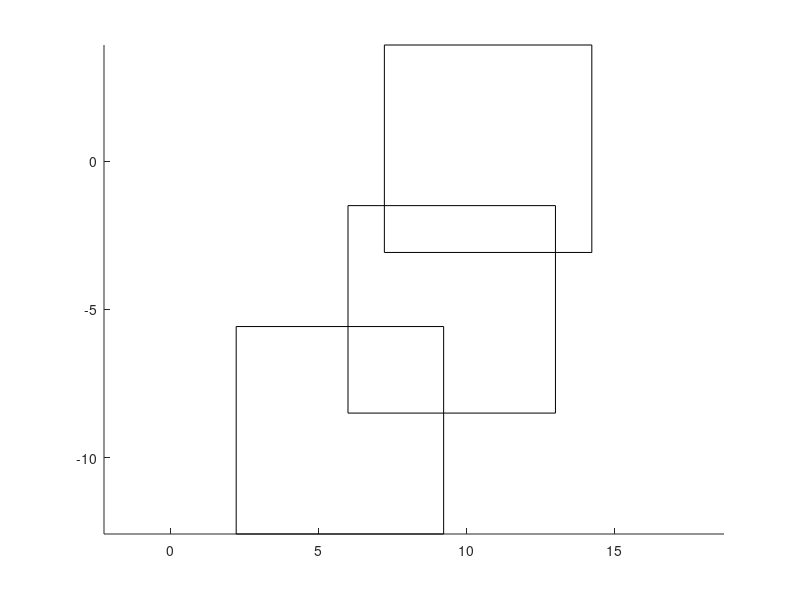

Reproduce this figure in MATLAB.
cent = [9.5, -5];
X0=cent(1); Y0=cent(2);
Radi = norm(cent);
%%
ang = rad2deg(atan2(cent(2), cent(1)));
%%
Delta_ang = 30;
[X1,Y1] = pol2cart(deg2rad(ang + Delta_ang), Radi);
[X2,Y2] = pol2cart(deg2rad(ang - Delta_ang), Radi);
%
L = 7;
figure;hold on 
rectangle('Position',[X0-L/2, Y0-L/2, L, L])
rectangle('Position',[X1-L/2, Y1-L/2, L, L])
rectangle('Position',[X2-L/2, Y2-L/2, L, L])
axis equal
fprintf("Delta Angle(deg): %f\n",Delta_ang)
fprintf("Origin  %.3f,%.3f\n",X0,Y0)
fprintf("Choic1  %.3f,%.3f\n",X1,Y1)
fprintf("Choic2  %.3f,%.3f\n",X2,Y2)